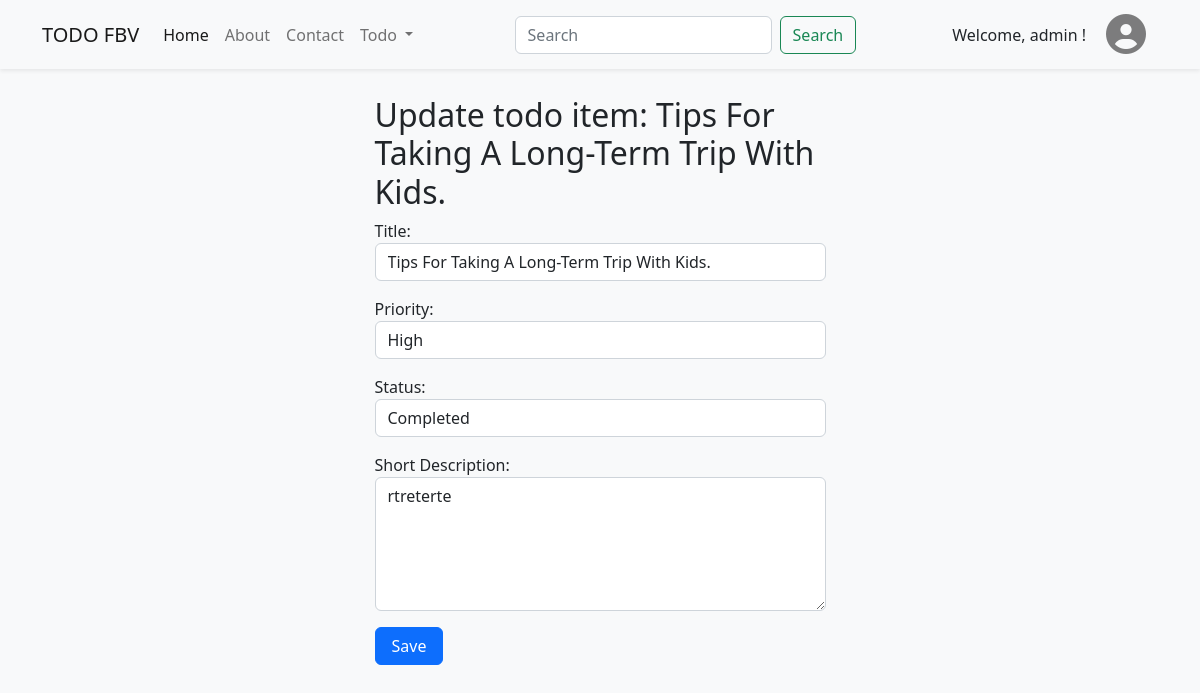
Screenshot of /todo-update/1/ (signed in) with the database file from the repository.
### todo/models.py (models this page shows, shortened)
class Todo(models.Model):
    user = models.ForeignKey(User, on_delete=models.CASCADE, null=True)
    title = models.CharField(max_length=100)
    priority = models.ForeignKey(Priority, on_delete=models.CASCADE)
    status = models.ForeignKey(Status, on_delete=models.CASCADE)
    short_description = models.TextField(max_length=500)
    created_at = models.DateTimeField(auto_now_add=True)
    updated_at = models.DateTimeField(auto_now=True)

### todo/views.py (the view)
# urls.py: path('todo-update/<int:pk>/', views.update_todo, name='todo-update'),
@login_required
def update_todo(request, pk):
    todo = get_object_or_404(Todo, id=pk)
    form = TodoForm(request.POST or None, instance=todo)
    if form.is_valid():
        form.save()
        return redirect('todo-list')
    return render(request, 'todo/update_todo.html', {'form': form, 'todo': todo})

### todo/forms.py
class TodoForm(forms.ModelForm):
    title = forms.CharField(label='Title', max_length=100, widget=forms.TextInput(attrs={'class': 'form-control'}))
    priority = forms.ModelChoiceField(label='Priority', queryset=Priority.objects.all(), widget=forms.Select(attrs={'class': 'form-control'}))
    status = forms.ModelChoiceField(label='Status', queryset=Status.objects.all(), widget=forms.Select(attrs={'class': 'form-control'}))
    short_description = forms.CharField(label='Short Description', max_length=500, widget=forms.Textarea(attrs={'class': 'form-control', 'rows': '5'}))
    class Meta:
        model = Todo
        fields = ['title', 'priority', 'status', 'short_description']

### todo/models.py (called while the page is built)
    def __str__(self):
        return self.name

    def __str__(self):
        return self.name

### todo/templates/todo/update_todo.html (shortened to what this page needs)
{% extends "base.html" %}
{% block content %}
<section id="update-todo" class="update-todo mt-5">
  <div class="container my-5 py-5">
    <div class="row justify-content-center">
      <div class="col-lg-5">
        <h2>Update todo item: {{ todo.title }}</h2>
        <form method="post">
          {{ form.as_p }}
          <button type="submit" class="btn btn-primary px-3">Save</button>
        </form>
      </div>
    </div>
  </div>
</section>
{% endblock %}

### todo/templates/include/header.html (shortened to what this page needs)
<nav class="navbar fixed-top shadow-sm navbar-expand-lg bg-light">
  <div class="container">
    <a class="navbar-brand" href="{% url 'home' %}">TODO FBV</a>
    <div class="collapse navbar-collapse" id="navbarSupportedContent">
      <ul class="navbar-nav me-auto mb-2 mb-lg-0">
        <li class="nav-item">
          <a class="nav-link active" href="{% url 'home' %}">Home</a>
        </li>
        <li class="nav-item">
          <a class="nav-link" href="#">About</a>
        </li>
        <li class="nav-item">
          <a class="nav-link" href="#">Contact</a>
        </li>
        {% if user.is_authenticated %}
        <li class="nav-item dropdown">
          <a class="nav-link dropdown-toggle" href="#" role="button" data-bs-toggle="dropdown" aria-expanded="false">
            Todo
          </a>
        </li>
        {% endif %}
      </ul>
      <form class="d-flex me-5 pe-5" role="search" action="/search/">
        <input class="form-control me-2" type="search" placeholder="Search" name="search" aria-label="Search">
        <button class="btn btn-outline-success" type="submit">Search</button>
      </form>
      {% if user.is_authenticated %}
        <p class="m-0 d-inline">Welcome, {{ user.username }} !</p>
        {% endif %}
      <div class="btn-group ms-lg-2 d-inline order-lg-last order-sm-first">
        <button type="button" class="btn border-0" data-bs-toggle="dropdown" aria-expanded="false">
          <i class="fa-solid fa-circle-user fs-1 text-black-50"></i>
        </button>
      </div>
    </div>
  </div>
</nav>

### rows the page displays
Todo: title "Tips For Taking A Long-Term Trip With Kids.", priority "High", status "Completed", short_description "rtreterte"

### other values shown
{{ user.username }} "admin"
